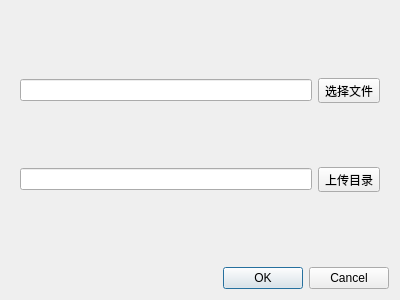
<?xml version="1.0" encoding="UTF-8"?>
<ui version="4.0">
 <class>SelectFileDialog</class>
 <widget class="QDialog" name="SelectFileDialog">
  <property name="geometry">
   <rect>
    <x>0</x>
    <y>0</y>
    <width>400</width>
    <height>300</height>
   </rect>
  </property>
  <property name="windowTitle">
   <string>Dialog</string>
  </property>
  <layout class="QVBoxLayout" name="verticalLayout">
   <item>
    <widget class="QWidget" name="widget" native="true">
     <layout class="QGridLayout" name="gridLayout">
      <item row="0" column="0">
       <widget class="QLineEdit" name="lineEdit"/>
      </item>
      <item row="1" column="0">
       <widget class="QLineEdit" name="lineEdit_2"/>
      </item>
      <item row="0" column="1">
       <widget class="QToolButton" name="toolButton">
        <property name="text">
         <string>选择文件</string>
        </property>
       </widget>
      </item>
      <item row="1" column="1">
       <widget class="QToolButton" name="toolButton_2">
        <property name="text">
         <string>上传目录</string>
        </property>
       </widget>
      </item>
     </layout>
    </widget>
   </item>
   <item>
    <widget class="QDialogButtonBox" name="buttonBox">
     <property name="orientation">
      <enum>Qt::Horizontal</enum>
     </property>
     <property name="standardButtons">
      <set>QDialogButtonBox::Cancel|QDialogButtonBox::Ok</set>
     </property>
    </widget>
   </item>
  </layout>
 </widget>
 <resources/>
 <connections>
  <connection>
   <sender>buttonBox</sender>
   <signal>accepted()</signal>
   <receiver>SelectFileDialog</receiver>
   <slot>accept()</slot>
   <hints>
    <hint type="sourcelabel">
     <x>248</x>
     <y>254</y>
    </hint>
    <hint type="destinationlabel">
     <x>157</x>
     <y>274</y>
    </hint>
   </hints>
  </connection>
  <connection>
   <sender>buttonBox</sender>
   <signal>rejected()</signal>
   <receiver>SelectFileDialog</receiver>
   <slot>reject()</slot>
   <hints>
    <hint type="sourcelabel">
     <x>316</x>
     <y>260</y>
    </hint>
    <hint type="destinationlabel">
     <x>286</x>
     <y>274</y>
    </hint>
   </hints>
  </connection>
 </connections>
</ui>
